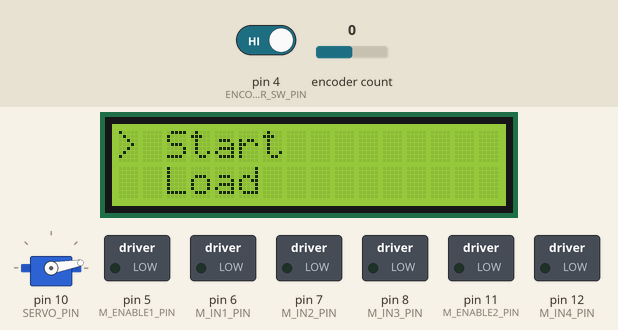
Simulated run of this sketch. Board: Arduino Uno, built with avr-gcc and run on an emulated ATmega328P. On the bench: 16×2 character LCD, servo, switched loads named in the sketch (green lamp = pin HIGH). The inputs (shaded band) are chosen by the test bench; at power-on: pin 4 (ENCODER_SW_PIN) HIGH, encoder count 0. EEPROM starts erased.

Above: at 1.5 s.
1.6 s: pin 4 (ENCODER_SW_PIN) driven LOW
At 4.4 s:
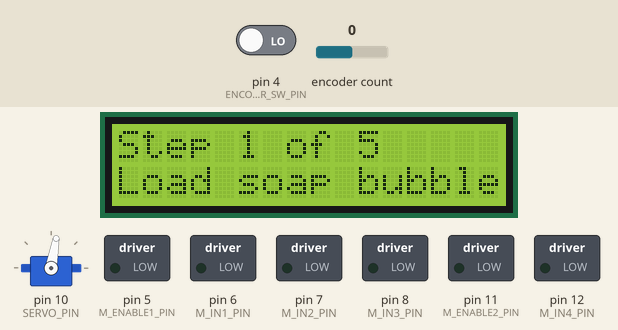
At 6.1 s:
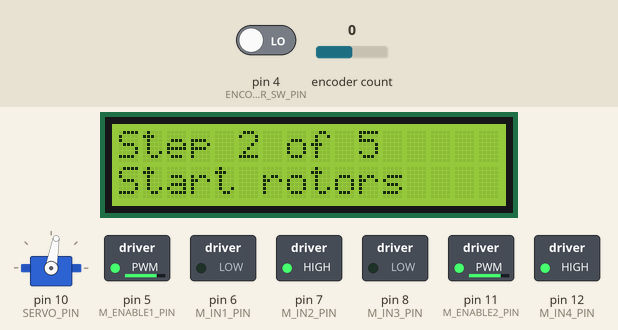
Timing chart, 0 to 11.7 s (numbered marks = the images above; inputs shaded):
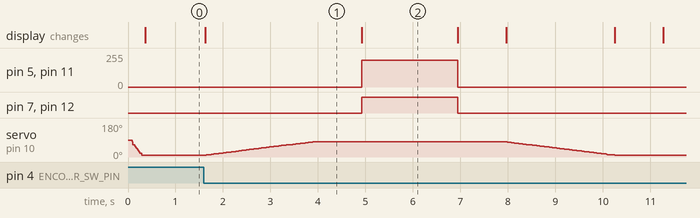

Measured:
- after the input at 1.6 s, pin 5 (M_ENABLE1_PIN), pin 11 (M_ENABLE2_PIN): 0/255 → 200/255 after 3.3 s, → 0/255 2.0 s later; pin 7 (M_IN2_PIN), pin 12 (M_IN4_PIN): LOW → HIGH after 3.3 s, → LOW 2.0 s later; servo on pin 10 (SERVO_PIN): rises from 10° to 80° in 2.2 s, then falls to 10° in 6.4 s; the display: changes at once (image 1)

The sketch:

BubbleMachine.ino
```cpp
//-----Include Libaries
#include <Arduino.h>
#include <Wire.h>
#include <LiquidCrystal_I2C.h>
#include <Rotary.h>
#include <EEPROM.h>
#include <VarSpeedServo.h>

#include "Menu.h"

//-----Define Pins
#define EXTRA_PIN 9
#define SERVO_PIN 10
#define ENCODER_CLK_PIN 2
#define ENCODER_DT_PIN 3
#define ENCODER_SW_PIN 4
#define M_ENABLE1_PIN 5
#define M_IN1_PIN 6
#define M_IN2_PIN 7
#define M_ENABLE2_PIN 11
#define M_IN3_PIN 8
#define M_IN4_PIN 12

// EEPROM Addresses
#define EEPROM_CHECK 0
#define EEPROM_SERVO_SPEED 2
#define EEPROM_SERVO_ANGLE 4
#define EEPROM_MOTOR_DELAY 6
#define EEPROM_MOTOR1_SPEED 8
#define EEPROM_MOTOR2_SPEED 10
#define EEPROM_MOTOR_DElAY2 12
#define EEPROM_SERVO_DELAY 14
#define EEPROM_SERVO_SPEED2 16

//-----Define Constants
#define EEPROM_CHECK_NUMBER 43
#define SERVO_DEFAULT_ANGLE 10

//-----Define Vars

//-----Create class instances
LiquidCrystal_I2C lcd(0x3F, 16, 2);
Menu menu1(lcd);
Rotary rotary = Rotary(ENCODER_DT_PIN, ENCODER_CLK_PIN);
VarSpeedServo servo1;

//-----Util Functions
int readIntFromEEPROM(int address)
{
    return (EEPROM.read(address) << 8) + EEPROM.read(address + 1);
}

void updateIntIntoEEPROM(int address, int number)
{
    if (readIntFromEEPROM(address) != number)
    {
        EEPROM.write(address, number >> 8);
        EEPROM.write(address + 1, number & 0xFF);
    }
}

//-----Functions
void main_loop()
{
    unsigned char result = rotary.process();

    if (result)
    {
        if (result == DIR_CW) // left
        {
            menu1.go(1);
        }
        else // right
        {
            menu1.go(-1);
        }
    }

    if (!digitalRead(ENCODER_SW_PIN))
    {
        menu1.select();

        // debounce button
        while (!digitalRead(ENCODER_SW_PIN))
        {
        }
    }
}

void setup_eeprom()
{
    if (EEPROM.read(EEPROM_CHECK) != EEPROM_CHECK_NUMBER)
    {
        EEPROM.write(EEPROM_CHECK, EEPROM_CHECK_NUMBER);
        updateIntIntoEEPROM(EEPROM_SERVO_SPEED, 20);
        updateIntIntoEEPROM(EEPROM_SERVO_ANGLE, 70);
        updateIntIntoEEPROM(EEPROM_MOTOR_DELAY, 1000);
        updateIntIntoEEPROM(EEPROM_MOTOR1_SPEED, 200);
        updateIntIntoEEPROM(EEPROM_MOTOR2_SPEED, 200);
        updateIntIntoEEPROM(EEPROM_MOTOR_DElAY2, 2000);
        updateIntIntoEEPROM(EEPROM_SERVO_DELAY, 1000);
        updateIntIntoEEPROM(EEPROM_SERVO_SPEED2, 20);
    }
}

void motors_off()
{
    digitalWrite(M_ENABLE1_PIN, LOW);
    digitalWrite(M_ENABLE2_PIN, LOW);
    digitalWrite(M_IN1_PIN, LOW);
    digitalWrite(M_IN2_PIN, LOW);
    digitalWrite(M_IN3_PIN, LOW);
    digitalWrite(M_IN4_PIN, LOW);
}

void print_step(int step, int maxStep, String name)
{
    lcd.clear();
    lcd.setCursor(0, 0);
    lcd.print("Step " + (String)step + " of " + (String)maxStep);
    lcd.setCursor(0, 1);
    lcd.print(name);
}

//-----Event handlers
void handle_start()
{
    print_step(1, 5, "Load soap bubble");
    servo1.write(readIntFromEEPROM(EEPROM_SERVO_ANGLE) + SERVO_DEFAULT_ANGLE, readIntFromEEPROM(EEPROM_SERVO_SPEED), true);

    delay(readIntFromEEPROM(EEPROM_MOTOR_DELAY));

    print_step(2, 5, "Start rotors");
    digitalWrite(M_IN1_PIN, LOW);
    digitalWrite(M_IN2_PIN, HIGH);
    analogWrite(M_ENABLE1_PIN, readIntFromEEPROM(EEPROM_MOTOR1_SPEED));
    digitalWrite(M_IN3_PIN, LOW);
    digitalWrite(M_IN4_PIN, HIGH);
    analogWrite(M_ENABLE2_PIN, readIntFromEEPROM(EEPROM_MOTOR2_SPEED));

    delay(readIntFromEEPROM(EEPROM_MOTOR_DElAY2));

    print_step(3, 5, "Pause");
    motors_off();

    delay(readIntFromEEPROM(EEPROM_SERVO_DELAY));

    print_step(4, 5, "Go home position");

    servo1.write(SERVO_DEFAULT_ANGLE, readIntFromEEPROM(EEPROM_SERVO_SPEED2), true);

    print_step(5, 5, "Finish");

    delay(1000);

    menu1.go_back();
}

void handle_load()
{
    print_step(1, 4, "Servo up");

    while (!digitalRead(ENCODER_SW_PIN))
    {
    }

    servo1.write(80, 100, true);

    print_step(2, 4, "Click to go down");

    // wait for click on encoder
    while (digitalRead(ENCODER_SW_PIN))
    {
    }

    print_step(3, 4, "Servo down");

    servo1.write(SERVO_DEFAULT_ANGLE, 100, true);

    print_step(4, 4, "Finish");

    delay(1000);

    menu1.go_back();
}

void handle_about()
{
    lcd.clear();
    lcd.print("     LATOM      ");
    lcd.setCursor(0, 1);
    lcd.print(" Bubble machine ");
}

void empty_event_handler() {}

void handle_change_sv(int value) { updateIntIntoEEPROM(EEPROM_SERVO_SPEED, value); }
void handle_change_sa(int value) { updateIntIntoEEPROM(EEPROM_SERVO_ANGLE, value); }
void handle_change_mt(int value) { updateIntIntoEEPROM(EEPROM_MOTOR_DELAY, value); }
void handle_change_m1v(int value) { updateIntIntoEEPROM(EEPROM_MOTOR1_SPEED, value); }
void handle_change_m2v(int value) { updateIntIntoEEPROM(EEPROM_MOTOR2_SPEED, value); }
void handle_change_mt2(int value) { updateIntIntoEEPROM(EEPROM_MOTOR_DElAY2, value); }
void handle_change_st(int value) { updateIntIntoEEPROM(EEPROM_SERVO_DELAY, value); }
void handle_change_sv2(int value) { updateIntIntoEEPROM(EEPROM_SERVO_SPEED2, value); }

//-----Setup function
void setup()
{
    //-----Start serial connection
    Serial.begin(115200);

    //-----Set Pinmodes
    pinMode(ENCODER_SW_PIN, INPUT_PULLUP);

    pinMode(M_ENABLE1_PIN, OUTPUT);
    pinMode(M_IN1_PIN, OUTPUT);
    pinMode(M_IN2_PIN, OUTPUT);
    pinMode(M_ENABLE2_PIN, OUTPUT);
    pinMode(M_IN3_PIN, OUTPUT);
    pinMode(M_IN4_PIN, OUTPUT);

    // init motor
    motors_off();

    // init lcd
    lcd.init();
    lcd.backlight();

    // init servo
    servo1.attach(SERVO_PIN);
    servo1.write(SERVO_DEFAULT_ANGLE, 255, true);

    // init eeprom
    setup_eeprom();

    // config menu
    menu1.register_option("Start", handle_start);
    menu1.register_option("Load", handle_load);
    menu1.register_option("About", handle_about);
    menu1.register_option("Servo  - speed", empty_event_handler, "S(v)", handle_change_sv, readIntFromEEPROM(EEPROM_SERVO_SPEED));
    menu1.register_option("Servo  - angle", empty_event_handler, "S(a)", handle_change_sa, readIntFromEEPROM(EEPROM_SERVO_ANGLE));
    menu1.register_option("Motor  - delay", empty_event_handler, "M(t)", handle_change_mt, readIntFromEEPROM(EEPROM_MOTOR_DELAY), 100);
    menu1.register_option("Motor1 - speed", empty_event_handler, "M1(v)", handle_change_m1v, readIntFromEEPROM(EEPROM_MOTOR1_SPEED));
    menu1.register_option("Motor2 - speed", empty_event_handler, "M2(v)", handle_change_m2v, readIntFromEEPROM(EEPROM_MOTOR2_SPEED));
    menu1.register_option("Motor  - delay", empty_event_handler, "M(t2)", handle_change_mt2, readIntFromEEPROM(EEPROM_MOTOR_DElAY2), 100);
    menu1.register_option("Servo  - delay", empty_event_handler, "S(t)", handle_change_st, readIntFromEEPROM(EEPROM_SERVO_DELAY), 100);
    menu1.register_option("Servo  - speed", empty_event_handler, "S(v)", handle_change_sv2, readIntFromEEPROM(EEPROM_SERVO_SPEED2));

    menu1.update();
}

//-----Loop function
void loop()
{
    main_loop();
}
```

Menu.cpp
```cpp
#include <Arduino.h>
#include <LiquidCrystal_I2C.h>

#include "Menu.h"

Menu::Menu(LiquidCrystal_I2C &lcd, bool repeat = false)
{
    this->lcd = &lcd;
    this->length = 0;
    this->position = 0;
    this->is_selected = false;
    this->repead = repeat;
}

void Menu::update()
{
    this->lcd->clear();

    if (this->position % 2 == 0)
    {
        this->lcd->setCursor(0, 0);
        this->lcd->print("> " + handlers[position].name);
        this->lcd->setCursor(0, 1);

        if (this->repead)
        {
            this->lcd->print("  " + handlers[(position + 1) % this->length].name);
        }
        else
        {
            this->lcd->print("  " + handlers[position + 1].name);
        }
    }
    else
    {
        this->lcd->setCursor(0, 0);

        if (this->repead)
        {
            this->lcd->print("  " + handlers[(position - 1) % this->length].name);
        }
        else
        {
            this->lcd->print("  " + handlers[position - 1].name);
        }

        this->lcd->setCursor(0, 1);
        this->lcd->print("> " + handlers[position].name);
    }
}

void Menu::register_option(String name, event_handler handler)
{
    if (this->length <= MAX_OPTIONS)
    {
        this->handlers[this->length].name = name;
        this->handlers[this->length].handler = handler;
        this->handlers[this->length].sub_menu = false;
        this->length++;
    }
}

void Menu::register_option(String name, event_handler handler, String sub_name, event_handler_return sub_handler, int sub_value = 0, int sub_steps = 1)
{
    if (this->length <= MAX_OPTIONS)
    {
        this->handlers[this->length].name = name;
        this->handlers[this->length].handler = handler;
        this->handlers[this->length].sub_menu = true;
        this->handlers[this->length].sub_name = sub_name;
        this->handlers[this->length].sub_handler = sub_handler;
        this->handlers[this->length].sub_value = sub_value;
        this->handlers[this->length].sub_steps = sub_steps;
        this->length++;
    }
}

void Menu::select()
{
    if (this->is_selected)
    {
        if (this->handlers[position].sub_menu)
        {

            if (this->sub_selected)
            {
                this->sub_edit = !this->sub_edit;
            }
            else
            {
                this->handlers[this->position].sub_handler(this->handlers[this->position].sub_value);
                this->go_back();
            }
        }
        else
        {
            this->go_back();
        }
    }
    else
    {
        this->is_selected = true;
        this->handlers[position].handler();

        if (this->handlers[position].sub_menu)
        {
            this->sub_selected = true;
            this->sub_edit = false;

            this->print_sub_menu();
        }
    }
}

void Menu::go(int step)
{
    if (this->is_selected)
    {
        if (this->handlers[position].sub_menu)
        {

            if (this->sub_edit)
            {
                this->handlers[position].sub_value += step * this->handlers[position].sub_steps * -1;
                this->print_sub_menu();
            }
            else
            {
                if ((step < 0 && !this->sub_selected) || (step > 0 && this->sub_selected) || this->repead)
                {
                    this->sub_selected = !this->sub_selected;
                    this->print_sub_menu();
                }
            }
        }
        else
        {
            // handle later, if rotating in not-submenu
        }
    }
    else
    {
        if ((this->position + step >= 0 && this->position + step <= this->length - 1) || this->repead)
        {
            this->position = (this->position + step + this->length) % this->length;
            this->update();
        }
    }
}

void Menu::go_back()
{
    this->is_selected = false;
    this->update();
}

void Menu::print_sub_menu()
{
    this->lcd->clear();
    this->lcd->setCursor(0, 0);
    this->lcd->print((this->sub_selected ? "> " : "  ") +
                     this->handlers[position].sub_name + ": " +
                     this->handlers[position].sub_value);
    this->lcd->setCursor(0, 1);
    this->lcd->print(this->sub_selected ? "  Back" : "> Back");
}
```

Menu.h
```cpp
#include <Arduino.h>
#include <LiquidCrystal_I2C.h>

#define MAX_OPTIONS 11

class Menu
{
private:
    typedef void (*event_handler)(void);
    typedef void (*event_handler_return)(int);
    typedef struct handler_type
    {
        String name;
        event_handler handler;
        String sub_name;
        event_handler_return sub_handler;
        bool sub_menu;
        int sub_value;
        int sub_steps;
    } handler_type;

    LiquidCrystal_I2C *lcd;
    handler_type handlers[MAX_OPTIONS];

    unsigned int length;
    int position;
    bool is_selected;
    bool sub_selected;
    bool sub_edit;
    bool repead;

public:
    Menu(LiquidCrystal_I2C &lcd, bool repead = false);

    void update();
    void register_option(String name, event_handler function);
    void register_option(String name, event_handler function, String sub_name, event_handler_return sub_handler, int sub_value = 0, int sub_steps = 1);
    void select();
    void go(int step);
    void go_back();

    void print_sub_menu();
};
```
